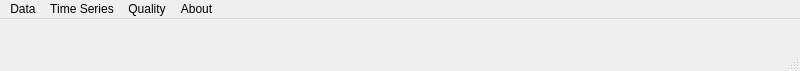
<?xml version="1.0" encoding="UTF-8"?>
<ui version="4.0">
 <class>MainWindow</class>
 <widget class="QMainWindow" name="MainWindow">
  <property name="geometry">
   <rect>
    <x>0</x>
    <y>0</y>
    <width>800</width>
    <height>71</height>
   </rect>
  </property>
  <property name="font">
   <font>
    <family>Ubuntu</family>
   </font>
  </property>
  <property name="windowTitle">
   <string>TATSSI</string>
  </property>
  <widget class="QWidget" name="centralwidget"/>
  <widget class="QMenuBar" name="menubar">
   <property name="geometry">
    <rect>
     <x>0</x>
     <y>0</y>
     <width>800</width>
     <height>22</height>
    </rect>
   </property>
   <widget class="QMenu" name="menuDownloaders">
    <property name="title">
     <string>Data</string>
    </property>
    <addaction name="actionDownloaders"/>
    <addaction name="actionImporter"/>
   </widget>
   <widget class="QMenu" name="menuQuality">
    <property name="title">
     <string>Quality</string>
    </property>
    <addaction name="actionAnalytics"/>
   </widget>
   <widget class="QMenu" name="menuTime_Series">
    <property name="title">
     <string>Time Series</string>
    </property>
    <addaction name="actionGenerator"/>
    <addaction name="actionSmoothing"/>
    <addaction name="actionAnalysis"/>
   </widget>
   <widget class="QMenu" name="menuAbout">
    <property name="title">
     <string>About</string>
    </property>
    <addaction name="actionTATSSI"/>
   </widget>
   <addaction name="menuDownloaders"/>
   <addaction name="menuTime_Series"/>
   <addaction name="menuQuality"/>
   <addaction name="menuAbout"/>
  </widget>
  <widget class="QStatusBar" name="statusbar"/>
  <action name="actionTranslator">
   <property name="text">
    <string>Translator</string>
   </property>
  </action>
  <action name="actionDownloaders">
   <property name="text">
    <string>Downloaders</string>
   </property>
  </action>
  <action name="actionAnalytics">
   <property name="text">
    <string>Analytics</string>
   </property>
  </action>
  <action name="actionSmoothing">
   <property name="text">
    <string>Smoothing</string>
   </property>
  </action>
  <action name="actionAnalysis">
   <property name="text">
    <string>Analysis</string>
   </property>
  </action>
  <action name="actionGenerator">
   <property name="text">
    <string>Generator</string>
   </property>
  </action>
  <action name="actionTATSSI">
   <property name="text">
    <string>TATSSI</string>
   </property>
  </action>
  <action name="actionImporter">
   <property name="text">
    <string>GeoTIFF Importer</string>
   </property>
  </action>
 </widget>
 <resources/>
 <connections/>
</ui>
